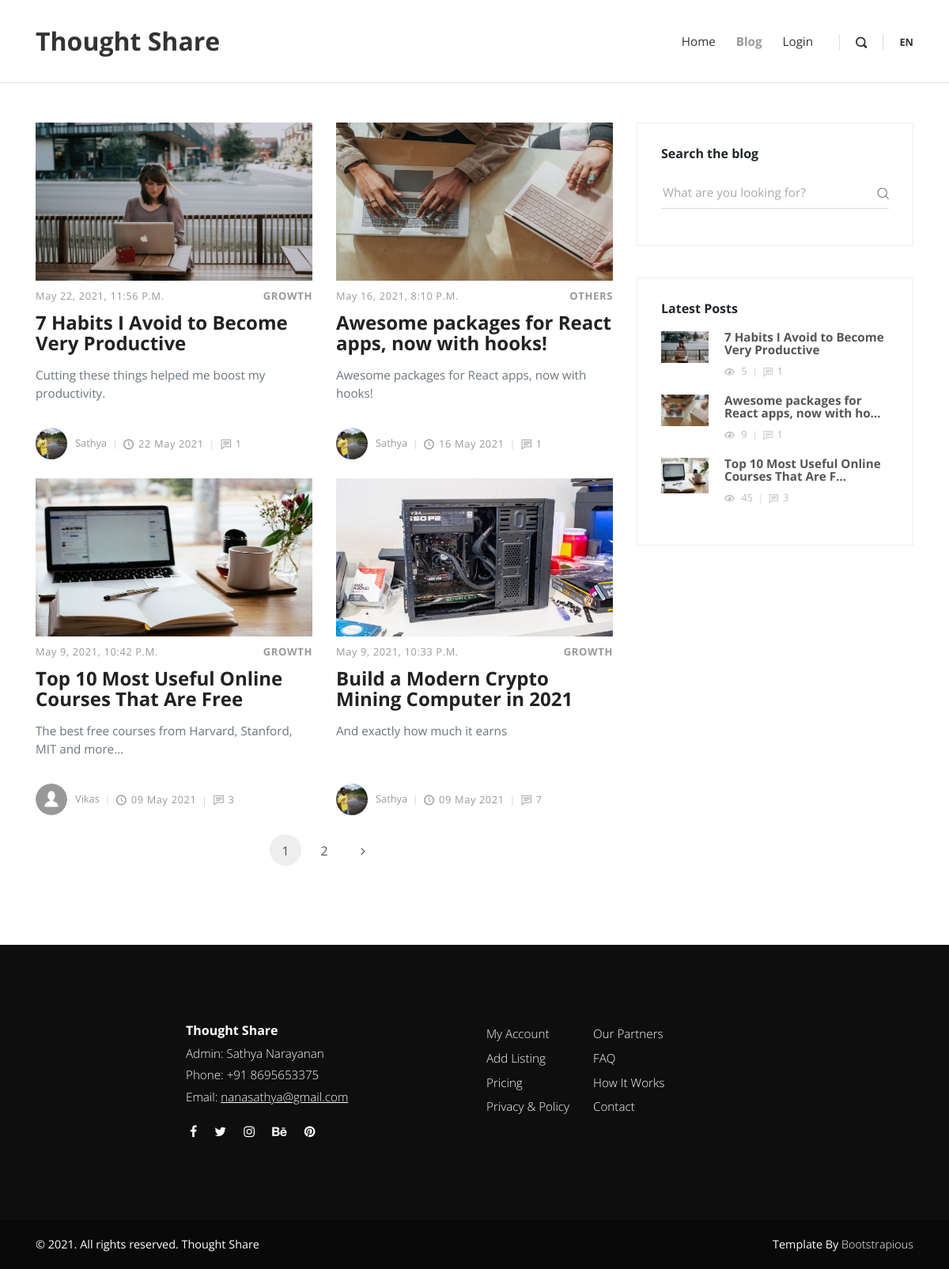
Screenshot of /blog/ with the database file from the repository.
### blog/models.py (models this page shows, shortened)
class Post(models.Model):
    title = models.CharField(max_length=200, blank=True, null=True)
    post_pic = models.ImageField(blank=True, null=True )
    category = models.CharField(max_length=200 ,choices=post_category)
    description = models.CharField(max_length=200, null=True, blank=True)
    author = models.ForeignKey(Blogger, on_delete=models.SET_NULL, null=True)
    date_published = models.DateTimeField(blank=True, null=True)
    content = RichTextField(blank=True, null=True)
    views = models.IntegerField(default=0,null=True, blank=True)
    published = models.BooleanField(default=False)
    @property
    def imageURL(self):
        try:
            url = self.post_pic.url
        except:
            url = ''
        return url
    @property
    def comment_count(self):
        try:
            commentCount = len(self.comment_set.all())
        except:
            commentCount = 0
        return commentCount

class Blogger(models.Model):
    user = models.OneToOneField(User, on_delete=models.CASCADE, null = True)
    name = models.CharField(max_length=200)
    email = models.EmailField(max_length=200, blank=True, null=True)
    profile_pic = models.ImageField(null=True, blank=True)
    @property
    def profile_picURL(self):
        try:
            url = self.profile_pic.url
        except:
            url = '/static/img/user.svg'
        return url

class Comment(models.Model):
    post = models.ForeignKey(Post, on_delete=models.SET_NULL, null=True)
    name = models.CharField(max_length=200)
    email = models.EmailField(max_length=200)
    date_published = models.DateTimeField(auto_now_add=True)
    content = models.TextField()

### blog/views.py (the view)
# urls.py: path('blog/', views.blog_view, name='blog'),
def blog_view(request):
    latest_posts = Post.objects.filter(published=True).order_by('-date_published')
    paginator = Paginator(latest_posts,4)
    page = request.GET.get('page')
    try:
        page_posts = paginator.page(page)
    except:
        page_posts = paginator.page(1)
    context = {'posts':page_posts, 'latest_posts':latest_posts[:3]}
    return render(request, 'blog/blog.html', context)

### blog/templates/blog/blog.html (shortened to what this page needs)
{% extends 'blog/base.html' %}
{% load static %}
{% block blog_page_header %}
  active
{% endblock blog_page_header %}
{% block content %}
<div class="container">
  <div class="row">
    <main class="posts-listing col-lg-8">
      <div class="container">
        <div class="row">
          {% for post in posts %}
          <div style="height: 400px;" class="post col-xl-6">
            <div class="post-thumbnail"><a href="{% url 'post' post.id %}"><img style="width: 400px; height: 200px;" src="{{post.imageURL}}" alt="..." class="img-fluid"></a></div>
            <div class="post-details">
              <div class="post-meta d-flex justify-content-between">
                <div class="date meta-last">{{post.date_published}}</div>
                <div class="category"><a href="#">{{post.category}}</a></div>
              </div><a href="{% url 'post' post.id %}">
                <h3 class="h4">{{post.title|truncatechars:50}}</h3></a>
              <p class="text-muted">{{post.description|truncatechars:100}}</p>
              <footer style="position: absolute; bottom: -2em; padding-top: 2em;" class="post-footer d-flex align-items-center"><a href="#" class="author d-flex align-items-center flex-wrap">
                  <div class="avatar"><img src="{{post.author.profile_picURL}}" alt="..." class="img-fluid"></div>
                  <div class="title"><span>{{post.author.name}}</span></div></a>
                <div class="date"><i class="icon-clock"></i>{{post.date_published|date:"d M Y"}}</div>
                <div class="comments meta-last"><i class="icon-comment"></i>{{post.comment_count}}</div>
              </footer>
            </div>
          </div>
          {% endfor %}
        </div>
        <nav aria-label="Page navigation example">
          <ul class="pagination pagination-template d-flex justify-content-center">
            {% for num in posts.paginator.page_range %}
            <li class="page-item"><a href="?page={{ num }}" class="page-link {% ifequal num posts.number %} active {% endifequal %}">{{num}}</a></li>
            {% endfor %}
            {% if posts.has_next %}
            <li class="page-item"><a href="?page={{ posts.next_page_number }}" class="page-link"> <i class="fa fa-angle-right"></i></a></li>
            {% endif %}
          </ul>
        </nav>
      </div>
    </main>
    <aside class="col-lg-4">
      <div class="widget search">
        <header>
          <h3 class="h6">Search the blog</h3>
        </header>
        <form action="{% url 'search' %}" class="search-form">
          <div class="form-group">
            <input type="search" name="search" id="search" placeholder="What are you looking for?">
            <button type="submit" class="submit"><i class="icon-search"></i></button>
          </div>
        </form>
      </div>
      <div class="widget latest-posts">
        <header>
          <h3 class="h6">Latest Posts</h3>
        </header>
        <div class="blog-posts"><a href="#">
          {% for latest_post in latest_posts %}
          <a href="{% url 'post' latest_post.id %}">
          <div class="item d-flex align-items-center">
            <div class="image"><img src="{{latest_post.imageURL}}" alt="..." class="img-fluid"></div>
            <div class="title"><strong>{{latest_post.title|truncatechars:45}}</strong>
              <div class="d-flex align-items-center">
                <div class="views"><i class="icon-eye"></i> {{latest_post.views}}</div>
                <div class="comments"><i class="icon-comment"></i>{{latest_post.comment_count}}</div>
              </div>
            </div>
          </div></a>
          {% endfor %}
      </div>
    </aside>
  </div>
</div>
{% endblock content %}

### blog/templates/blog/base.html (shortened to what this page needs)
<!DOCTYPE html>
{% load static %}
<html>
  <head>
    <link rel="stylesheet" href="{% static 'vendor/bootstrap/css/bootstrap.min.css' %}">
    <link rel="stylesheet" href="{% static 'vendor/font-awesome/css/font-awesome.min.css' %}">
    <link rel="stylesheet" href="{% static 'css/fontastic.css' %}">
    <link rel="stylesheet" href="{% static 'vendor/@fancyapps/fancybox/jquery.fancybox.min.css' %}">
    <link rel="stylesheet" href="{% static 'css/style.default.css' %}" id="theme-stylesheet">
    <link rel="stylesheet" href="{% static 'css/custom.css' %}">
  </head>
  <body>
    <header class="header">
      <nav class="navbar navbar-expand-lg">
        <div class="container">
          <div class="navbar-header d-flex align-items-center justify-content-between">
            <a href="{% url 'home' %}" class="navbar-brand brand-font">Thought Share</a>
          </div>
          <div id="navbarcollapse" class="collapse navbar-collapse">
            <ul class="navbar-nav ml-auto">
              <li class="nav-item"><a href="{% url 'home' %}" class="nav-link {% block home_page_header %}{% endblock home_page_header %}">Home</a>
              </li>
              <li class="nav-item"><a href="{% url 'blog' %}" class="nav-link {% block blog_page_header %}{% endblock blog_page_header %}">Blog</a>
              </li>
              {% if user.is_authenticated %}
              <li class="nav-item"><a href="{% url 'new_post' %}" class="nav-link {% block post_page_header %}{% endblock post_page_header %}">Post</a>
              </li>
              <li class="nav-item"><a href="{% url 'draft' %}" class="nav-link {% block draft_page_header %}{% endblock draft_page_header %}">Drafts</a>
              </li>
              <li class="nav-item"><a href="{% url 'logout' %}" class="nav-link ">Logout</a>
              </li>
              {% else %}
              <li class="nav-item"><a href="{% url 'login' %}" class="nav-link {% block login_page_header %}{% endblock login_page_header %}">Login</a>
              </li>
              {% endif %}
            </ul>
            <div class="navbar-text"><a href="#" class="search-btn"><i class="icon-search-1"></i></a></div>
            <ul class="langs navbar-text"><a class="active">EN</a></ul>
          </div>
        </div>
      </nav>
    </header>
    {% block content %}
    {% endblock content %}
    <footer class="main-footer">
      <div class="container">
        <div class="row justify-content-center">
          <div class="col-md-4">
            <div class="logo">
              <h6 class="text-white">Thought Share</h6>
            </div>
            <div class="contact-details">
              <p>Admin: Sathya Narayanan</p>
              <p>Phone: +91 8695653375</p>
              <p>Email: <a href="mailto:nanasathya@gmail.com">nanasathya@gmail.com</a></p>
              <ul class="social-menu">
                <li class="list-inline-item"><a><i class="fa fa-facebook"></i></a></li>
                <li class="list-inline-item"><a><i class="fa fa-twitter"></i></a></li>
                <li class="list-inline-item"><a><i class="fa fa-instagram"></i></a></li>
                <li class="list-inline-item"><a><i class="fa fa-behance"></i></a></li>
                <li class="list-inline-item"><a><i class="fa fa-pinterest"></i></a></li>
              </ul>
            </div>
          </div>
          <div class="col-md-4">
            <div class="menus d-flex">
              <ul class="list-unstyled">
                <li> <a>My Account</a></li>
                <li> <a>Add Listing</a></li>
                <li> <a>Pricing</a></li>
                <li> <a>Privacy &amp; Policy</a></li>
              </ul>
              <ul class="list-unstyled">
                <li> <a>Our Partners</a></li>
                <li> <a>FAQ</a></li>
                <li> <a>How It Works</a></li>
                <li> <a>Contact</a></li>
              </ul>
            </div>
          </div>
        </div>
      </div>
      <div class="copyrights">
        <div class="container">
          <div class="row">
            <div class="col-md-6">
              <p>&copy; 2021. All rights reserved. Thought Share</p>
            </div>
            <div class="col-md-6 text-right">
              <p>Template By <a href="https://bootstrapious.com/p/bootstrap-carousel" class="text-white">Bootstrapious</a>
              </p>
            </div>
          </div>
        </div>
      </div>
    </footer>
  </body>
</html>

### static/css/custom.css (style rules this page uses)
.brand-font { font-size: 2em; }

### rows the page displays
Post: imageURL (picture), date_published "May 22, 2021, 11:56 P.m.", category "GROWTH", title "7 Habits I Avoid to Become Very Productive", description "Cutting these things helped me boost my productivity.", author.profile_picURL (picture), author.name "Sathya", date_published "22 May 2021", comment_count "1", views "5"
Post: imageURL (picture), date_published "May 16, 2021, 8:10 P.m.", category "OTHERS", title "Awesome packages for React apps, now with hooks!", description "Awesome packages for React apps, now with hooks!", author.profile_picURL (picture), author.name "Sathya", date_published "16 May 2021", comment_count "1", title "Awesome packages for React apps, now with ho…", views "9"
Post: imageURL (picture), date_published "May 9, 2021, 10:42 P.m.", category "GROWTH", title "Top 10 Most Useful Online Courses That Are Free", description "The best free courses from Harvard, Stanford, MIT and more…", shows a picture, author.name "Vikas", date_published "09 May 2021", comment_count "3", title "Top 10 Most Useful Online Courses That Are F…", views "45"
Post: imageURL (picture), date_published "May 9, 2021, 10:33 P.m.", category "GROWTH", title "Build a Modern Crypto Mining Computer in 2021", description "And exactly how much it earns", author.profile_picURL (picture), author.name "Sathya", date_published "09 May 2021", comment_count "7"

### other values shown
{{ num }} "1" "2"
